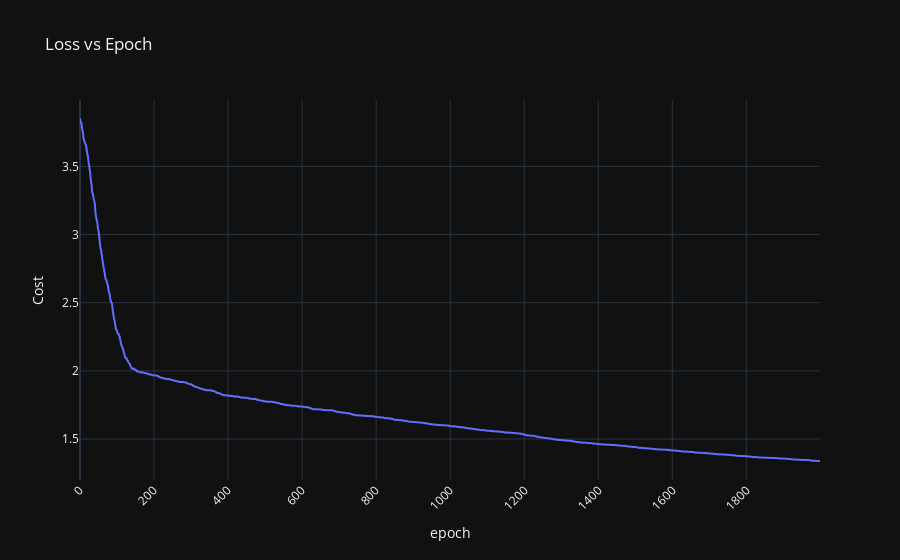

Source (notebook cell):
### Markdown cell above
### BA Optmisation
Now we will try to optimise the network using BA

### Code cell
if True:
    # Create BA
    nn_ba = NN_BA(
        nn, 
        100,
        0.5, 
        0.6, 
        0,
        1,
        x_train, 
        y_train,
    )

    print(nn_ba.least_cost)

    (_, _, ep_cost) = nn_ba.fit(2000)

    print(nn_ba.least_cost)
    plot_loss(ep_cost)

### Figure 1 — Plotly figure (JSON) as saved in the notebook; plotly's stock layout.template omitted (floating-point values rounded to 4 significant figures; data arrays with more than 128 entries replaced by an {"elided": "..."} marker saying what was removed)
{"data": [{"hovertemplate": "epoch=%{x}<br>Cost=%{y}<extra></extra>", "legendgroup": "", "line": {"color": "#636efa", "dash": "solid"}, "marker": {"symbol": "circle"}, "mode": "lines", "name": "", "showlegend": false, "type": "scattergl", "x": {"elided": "2000 int values"}, "xaxis": "x", "y": {"elided": "2000 float values"}, "yaxis": "y"}], "layout": {"autosize": true, "legend": {"tracegroupgap": 0}, "title": {"text": "Loss vs Epoch"}, "xaxis": {"anchor": "y", "autorange": true, "domain": [0, 1], "range": [0, 1999], "tickangle": -45, "title": {"text": "epoch"}, "type": "linear"}, "yaxis": {"anchor": "x", "autorange": true, "domain": [0, 1], "range": [1.199, 3.987], "title": {"text": "Cost"}, "type": "linear"}}}
